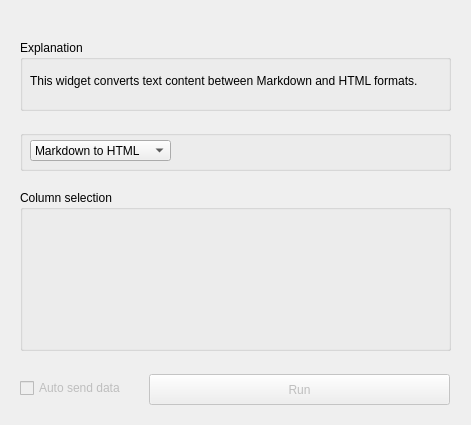
<?xml version="1.0" encoding="UTF-8"?>
<ui version="4.0">
 <class>Form</class>
 <widget class="QWidget" name="Form">
  <property name="geometry">
   <rect>
    <x>0</x>
    <y>0</y>
    <width>471</width>
    <height>425</height>
   </rect>
  </property>
  <property name="windowTitle">
   <string>Form</string>
  </property>
  <widget class="QGroupBox" name="groupBox">
   <property name="geometry">
    <rect>
     <x>20</x>
     <y>40</y>
     <width>431</width>
     <height>71</height>
    </rect>
   </property>
   <property name="title">
    <string>Explanation</string>
   </property>
   <widget class="QLabel" name="Description">
    <property name="geometry">
     <rect>
      <x>10</x>
      <y>10</y>
      <width>411</width>
      <height>61</height>
     </rect>
    </property>
    <property name="text">
     <string>This widget converts text content between Markdown and HTML formats.</string>
    </property>
    <property name="textFormat">
     <enum>Qt::AutoText</enum>
    </property>
    <property name="alignment">
     <set>Qt::AlignLeading|Qt::AlignLeft|Qt::AlignVCenter</set>
    </property>
    <property name="wordWrap">
     <bool>true</bool>
    </property>
   </widget>
  </widget>
  <widget class="QGroupBox" name="groupBox_2">
   <property name="geometry">
    <rect>
     <x>20</x>
     <y>130</y>
     <width>431</width>
     <height>41</height>
    </rect>
   </property>
   <property name="title">
    <string/>
   </property>
   <widget class="QComboBox" name="comboBox">
    <property name="geometry">
     <rect>
      <x>10</x>
      <y>10</y>
      <width>141</width>
      <height>21</height>
     </rect>
    </property>
    <item>
     <property name="text">
      <string>Markdown to HTML</string>
     </property>
    </item>
    <item>
     <property name="text">
      <string>HTML to Markdown</string>
     </property>
    </item>
   </widget>
  </widget>
  <widget class="QPushButton" name="pushButton_send">
   <property name="enabled">
    <bool>false</bool>
   </property>
   <property name="geometry">
    <rect>
     <x>149</x>
     <y>374</y>
     <width>301</width>
     <height>31</height>
    </rect>
   </property>
   <property name="text">
    <string>Run</string>
   </property>
  </widget>
  <widget class="QCheckBox" name="checkBox_send">
   <property name="enabled">
    <bool>false</bool>
   </property>
   <property name="geometry">
    <rect>
     <x>20</x>
     <y>380</y>
     <width>131</width>
     <height>16</height>
    </rect>
   </property>
   <property name="text">
    <string>Auto send data</string>
   </property>
  </widget>
  <widget class="QGroupBox" name="groupBox_3">
   <property name="geometry">
    <rect>
     <x>20</x>
     <y>190</y>
     <width>431</width>
     <height>161</height>
    </rect>
   </property>
   <property name="title">
    <string>Column selection</string>
   </property>
   <widget class="QLabel" name="Description_4">
    <property name="geometry">
     <rect>
      <x>10</x>
      <y>30</y>
      <width>411</width>
      <height>61</height>
     </rect>
    </property>
    <property name="text">
     <string/>
    </property>
    <property name="textFormat">
     <enum>Qt::AutoText</enum>
    </property>
    <property name="alignment">
     <set>Qt::AlignLeading|Qt::AlignLeft|Qt::AlignVCenter</set>
    </property>
    <property name="wordWrap">
     <bool>true</bool>
    </property>
   </widget>
   <widget class="QWidget" name="placeholder" native="true">
    <property name="geometry">
     <rect>
      <x>0</x>
      <y>20</y>
      <width>431</width>
      <height>141</height>
     </rect>
    </property>
   </widget>
  </widget>
  <zorder>groupBox_2</zorder>
  <zorder>groupBox</zorder>
  <zorder>pushButton_send</zorder>
  <zorder>checkBox_send</zorder>
  <zorder>groupBox_3</zorder>
 </widget>
 <resources/>
 <connections/>
</ui>
